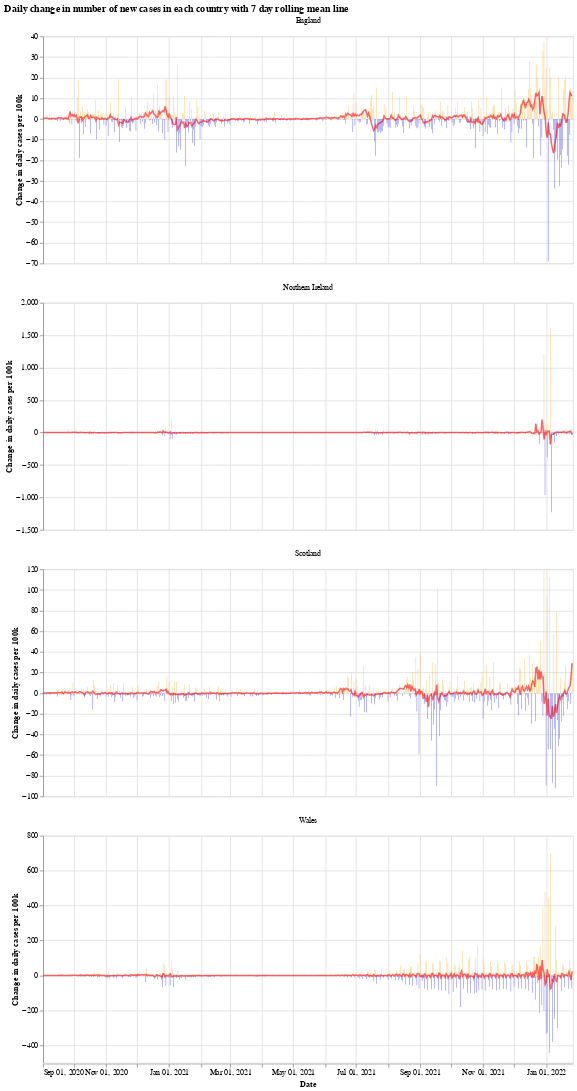

The code cell stored with this chart in its notebook:
### Markdown cell above
We will use the Python library `Altair` for visualising the data, see the [altair docs](https://altair-viz.github.io/) for more information.

First we have a graph which shows the daily change in the number of new cases for each country. This number jumps up and down all over the place, which is likely due to delay in reporting of new cases over the weekend. Another interesting thing is that it looks like the daily cases in Wales experienced a much shorter period of calm over the summer (calm in the sense of daily cases not jumping up and down).

The orange bars are days when the number of new cases (per 100k population) was more than the previous day, while the blue are days when the number of new cases dropped. The red line is the 7 day moving average. 

When the moving average line is below 0, it means that there is a consistent drop in new cases. We can see this clearly happening around the times that lockdowns were introduced (though, to varying degrees). I will update the graphs soon with a marker of when each lockdown started.

### Code cell
# collapse
import altair as alt

bars = alt.Chart(uk_cases).mark_bar().encode(
    x=alt.X("yearmonthdate(date):T", axis=alt.Axis(title='Date')),
    y=alt.Y("casesChangeRate:Q", axis=alt.Axis(title='Change in daily cases per 100k')),
    tooltip='casesChange',
    color=alt.condition(
        alt.datum.casesChangeRate > 0,
        alt.value("orange"),  # The positive color
        alt.value("blue")  # The negative color
    )
).properties(title='Daily change in number of new cases with 7 day rolling mean',width=700).interactive()

line = alt.Chart(uk_cases).mark_line(
    color='red',
    size=2,
    opacity=0.6
).transform_window(
    rolling_mean='mean(casesChangeRate)',
    frame=[0, 7],
    groupby=['areaName']
).encode(
    x='yearmonthdate(date):T',
    y='rolling_mean:Q'
)

alt.layer(bars, line, data=uk_cases).facet(alt.Column(
    'areaName', title=''), columns=1).resolve_scale(y='independent').properties(title='Daily change in number of new cases in each country with 7 day rolling mean line')

### Figure 1 — Vega-Lite specification as saved in the notebook (floating-point values rounded to 4 significant figures; data arrays with more than 128 entries replaced by an {"elided": "..."} marker saying what was removed)
{"config": {"view": {"continuousWidth": 400, "continuousHeight": 300}}, "data": {"name": "data-17409f21d0059278af0e2741c1ffd962"}, "facet": {"type": "nominal", "field": "areaName", "title": ""}, "spec": {"layer": [{"mark": "bar", "encoding": {"color": {"condition": {"value": "orange", "test": "(datum.casesChangeRate > 0)"}, "value": "blue"}, "tooltip": {"type": "quantitative", "field": "casesChange"}, "x": {"type": "temporal", "axis": {"title": "Date"}, "field": "date", "timeUnit": "yearmonthdate"}, "y": {"type": "quantitative", "axis": {"title": "Change in daily cases per 100k"}, "field": "casesChangeRate"}}, "selection": {"selector001": {"type": "interval", "bind": "scales", "encodings": ["x", "y"]}}, "title": "Daily change in number of new cases with 7 day rolling mean", "width": 700}, {"mark": {"type": "line", "color": "red", "opacity": 0.6, "size": 2}, "encoding": {"x": {"type": "temporal", "field": "date", "timeUnit": "yearmonthdate"}, "y": {"type": "quantitative", "field": "rolling_mean"}}, "transform": [{"window": [{"op": "mean", "field": "casesChangeRate", "as": "rolling_mean"}], "frame": [0, 7], "groupby": ["areaName"]}]}]}, "columns": 1, "resolve": {"scale": {"y": "independent"}}, "title": "Daily change in number of new cases in each country with 7 day rolling mean line", "$schema": "https://vega.github.io/schema/vega-lite/v4.8.1.json", "datasets": {"data-17409f21d0059278af0e2741c1ffd962": {"elided": "2052 records"}}}
